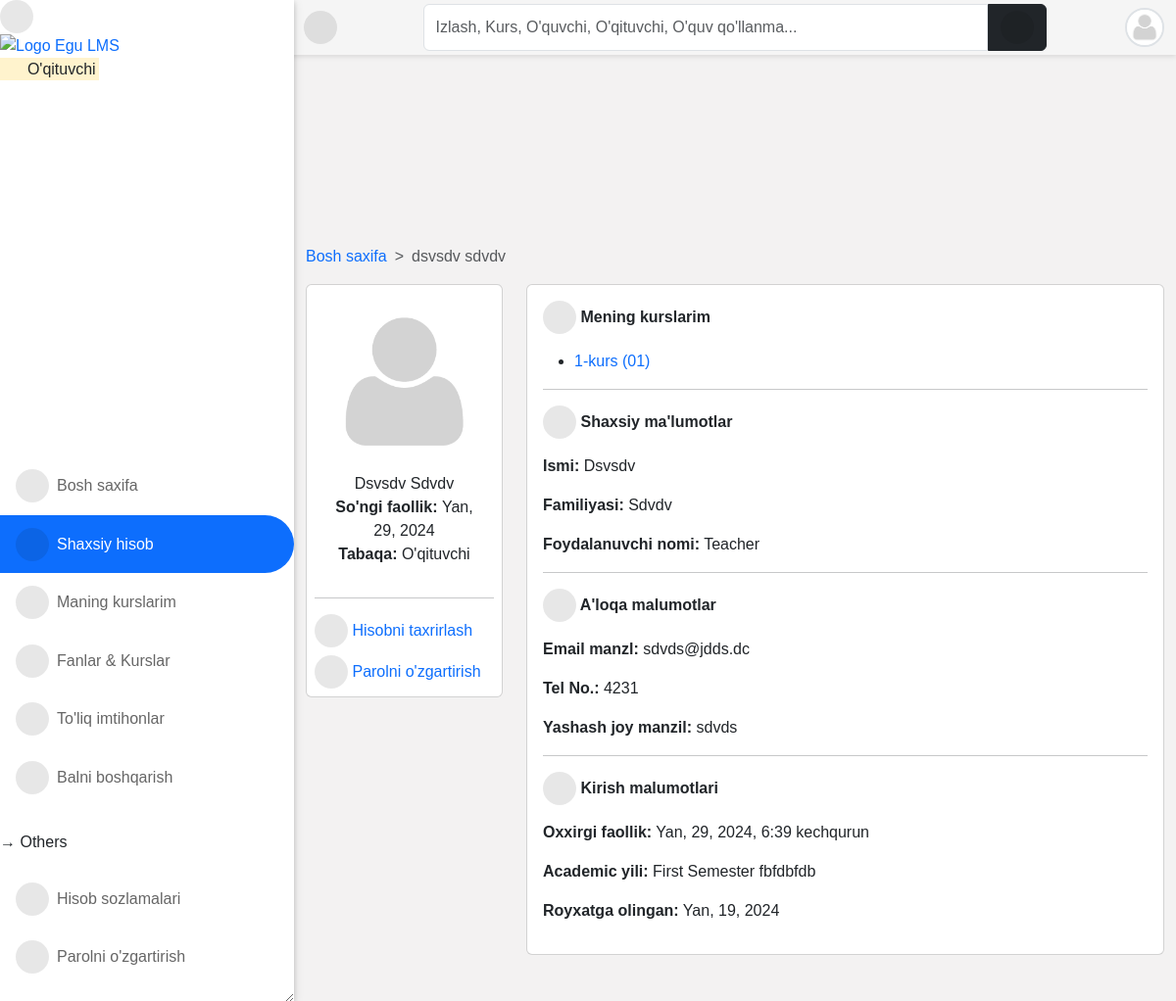
The app's page /accounts/profile/ (signed in), older data.
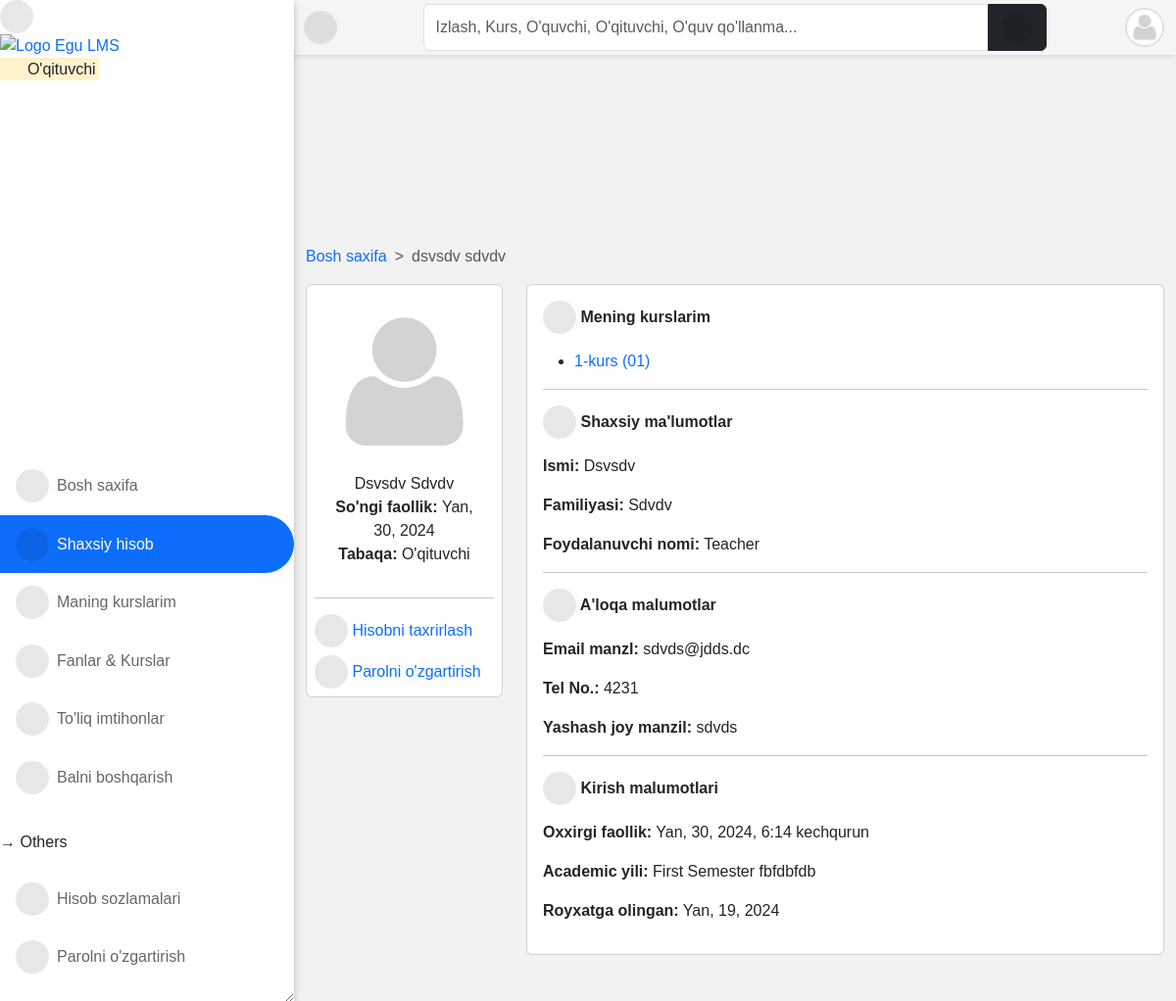
The same page, newer data.
### accounts/models.py (models this page shows, shortened)
class User(AbstractUser):
    is_student = models.BooleanField(default=False)
    is_lecturer = models.BooleanField(default=False)
    is_parent = models.BooleanField(default=False)
    is_dep_head = models.BooleanField(default=False)
    phone = models.CharField(max_length=60, blank=True, null=True)
    address = models.CharField(max_length=60, blank=True, null=True)
    picture = models.ImageField(
        upload_to="profile_pictures/%y/%m/%d/", default="default.png", null=True
    )
    email = models.EmailField(blank=True, null=True)
    username_validator = ASCIIUsernameValidator()
    objects = CustomUserManager()
    class Meta:
        ordering = ("-date_joined",)
    @property
    def get_full_name(self):
        full_name = self.username
        if self.first_name and self.last_name:
            full_name = self.first_name + " " + self.last_name
        return full_name
    @property
    def get_user_role(self):
        if self.is_superuser:
            role = "Boshliq"
        elif self.is_student:
            role = "O'quvchi"
        elif self.is_lecturer:
            role = "O'qituvchi"
        elif self.is_parent:
            role = "Ota-ona"
        return role

### accounts/views.py (the view, shortened to what this page needs)
# urls.py: path("profile/", profile, name="profile"),
@login_required
def profile(request):
    current_session = Session.objects.filter(is_current_session=True).first()
    current_semester = Semester.objects.filter(
        is_current_semester=True, session=current_session
    ).first()
    if request.user.is_lecturer:
        courses = Course.objects.filter(
            allocated_course__lecturer__pk=request.user.id
        ).filter(semester=current_semester)
        return render(
            request,
            "accounts/profile.html",
            {
                "title": request.user.get_full_name,
                "courses": courses,
                "current_session": current_session,
                "current_semester": current_semester,
            },
        )

### core/models.py (called while the page is built)
    def __str__(self):
        return self.session

    def __str__(self):
        return self.semester

### course/models.py (called while the page is built)
    def __str__(self):
        return "{0} ({1})".format(self.title, self.code)

    def get_absolute_url(self):
        return reverse("course_detail", kwargs={"slug": self.slug})

### templates/accounts/profile.html (shortened to what this page needs)
{% extends 'base.html' %}
{% load static %}
{% load i18n %}
{% block content %}
{% if user.is_authenticated %}
<nav style="--bs-breadcrumb-divider: '>';" aria-label="breadcrumb">
    <ol class="breadcrumb">
      <li class="breadcrumb-item"><a href="/">Bosh saxifa</a></li>
      <li class="breadcrumb-item active" aria-current="page">{{ user.get_full_name }}</li>
    </ol>
</nav>
<div class="row">
    <div class="col-md-3 mx-auto">
        <div class="card  p-2">
            <div class="text-center">
                <img src="{{ user.picture.url }}" class="w-100">
                <ul class="px-2 list-unstyled">
                    <li>{{ user.get_full_name|title }}</li>
                    <li><strong>So'ngi faollik: </strong>{{ user.last_login|date }}</li>
                    <li><strong>Tabaqa: </strong>
                        {{ user.get_user_role }}
                    </li>
                </ul>
            </div>
            <hr>
            <a class="mb-2" href="{% url 'edit_profile' %}"><i class="fas fa-user-edit"></i>
                <span class="mobile-hide">Hisobni taxrirlash</span></a>
            <a href="{% url 'change_password' %}"><i class="fas fa-lock"></i><span class="mobile-hide">
                    Parolni o'zgartirish</span></a>
        </div>
    </div>
    <div class="col-md-9 mx-auto">
        <div class="card">
            <div class="card-body">
                {% if user.is_lecturer %}
                <p class="fw-bold"><i class="fas fa-book-open"></i> Mening kurslarim</p>
                {% if courses %}
                <ul>
                    {% for course in courses %}
                    <li><a href="{{ course.get_absolute_url }}">{{ course }}</a></li>
                    {% endfor %}
                </ul>
                {% else %}
                <div class="text-danger">Hech qanday kursga tayinlanmagan!</div>
                {% endif %}
                <hr>
                {% endif %}
                <p class="fw-bold"><i class="fas fa-user"></i> Shaxsiy ma'lumotlar</p>
                <div class="dashboard-description">
                    <p><strong>Ismi:</strong> {{ user.first_name|title }}</p>
                    <p><strong>Familiyasi:</strong> {{ user.last_name|title }}</p>
                    <p><strong>Foydalanuvchi nomi:</strong> {{ user.username }}</p>
                </div>
                <hr>
                <p class="fw-bold"><i class="fas fa-phone-square-alt"></i> A'loqa malumotlar</p>
                <div class="dashboard-description">
                    <p><strong>Email manzl:</strong> {{ user.email }}</p>
                    <p><strong>Tel No.:</strong> {{ user.phone }}</p>
                    <p><strong>Yashash joy manzil:</strong> {{ user.address }}</p>
                </div>
                <hr>
                <p class="fw-bold"><i class="fa fa-calendar-day"></i> Kirish malumotlari</p>
                <div class="dashboard-description">
                    <p><strong>Oxxirgi faollik:</strong> {{ user.last_login }}</p>
                    {% if current_semester and current_session %}
                    <p><strong>Academic yili:</strong> {{ current_semester }} Semester {{ current_session }}</p>
                    {% endif %}
                    <p><strong>Royxatga olingan:</strong> {{ user.date_joined|date }}</p>
                </div>
            </div>
        </div>
    </div>
</div>
{% endif %}
{% endblock content %}

### templates/aside.html (shortened to what this page needs)
{% load static %}
<div id="side-nav">
	<div class="main-menu">
			<div class="desktop-hide">
				<div class="toggle-btn" onclick="toggleSidebar()">
					<i class="fas fa-times"></i>
				</div>
			</div>
			<a href="/">
				<img src="{% static '/img/dj-lms.png' %}" width="110px" alt="Logo Egu LMS">
			</a>
			<p class="text-orange">
				<mark>
					<i class="far fa-hand-point-right"></i>
					{{ request.user.get_user_role }}
				</mark>
			</p>
		</div>
		{% url 'home' as hom %} {% url 'dashboard' as dash %} {% url 'profile' as prof %}
		{% url 'programs' as pro %} {% url 'session_list' as sess %} {% url 'semester_list' as sem %}
		{% url 'add_score' as ascore %} {% url 'grade_results' as vr %}{% url 'ass_results' as ar %}
		{% url 'course_registration' as cr %} {% url 'edit_profile' as ep %} {% url 'change_password' as cp %}
		{% url 'quiz_progress' as qpr %} {% url 'quiz_marking' as qce %} {% url 'user_course_list' as ucl %}
		<ul>
			<li class="{% if request.path == hom %}active{% endif %}">
				<a href="{% url 'home' %}"><i class="fas fa-home"></i>Bosh saxifa</a>
			</li>
			<li class="{% if request.path == prof %}active{% endif %}">
				<a href="{% url 'profile' %}"><i class="fas fa-user"></i>Shaxsiy hisob</a>
			</li>
			{% if request.user.is_lecturer or request.user.is_student %}
			<li class="{% if request.path == ucl %}active{% endif %}">
				<a href="{% url 'user_course_list' %}"><i class="fas fa-book"></i>Maning kurslarim</a>
			</li>
			{% endif %}
			<li class="{% if request.path == pro %}active{% endif %}">
				<a href="{% url 'programs' %}"><i class="fas fa-book-open"></i>Fanlar & Kurslar</a>
			</li>
			{% if request.user.is_superuser or request.user.is_lecturer %}
			<li class="{% if request.path == qce %}active{% endif %}">
				<a href="{% url 'quiz_marking' %}"><i class="fas fa-check-double"></i>To'liq imtihonlar</a>
			</li>
			{% endif %}
			{% if request.user.is_lecturer %}
			<li class="{% if request.path == ascore %}active{% endif %}">
				<a href="{% url 'add_score' %}"><i class="fas fa-table"></i>Balni boshqarish</a>
			</li>
			{% endif %}
			<br />
			<p class="ml-3">&RightArrow; Others</p>
			<li class="{% if request.path == ep %}active{% endif %}">
				<a href="{% url 'edit_profile' %}"><i class="fas fa-cogs"></i>Hisob sozlamalari</a>
			</li>
			<li class="{% if request.path == cp %}active{% endif %}">
				<a href="{% url 'change_password' %}"><i class="fas fa-key"></i>Parolni o'zgartirish</a>
			</li>
		</ul>
	</div>
	<footer class="card-footer mt-5 pt-3 pb-5 px-2">
		<div class="col-12">
			<p class="small m-0">
				Bizning <a href="#"> Maxfiylik </a> hamda <a href="#"> Foydalanish shartlari. </a>
				<br />Student LMS &copy; <script>document.write(new Date().getFullYear());</script>
				<br />
			</p>
			<a href="https://github.com/xusanbek0071" class="btn btn-sm btn-dark mx-auto" target="_blank">
			</a>
		</div>
	</footer>

### templates/navbar.html (shortened to what this page needs)
<div id="top-navbar" class="py-1">
	<div class="container">
		<div class="nav-wrapper">
			<div class="toggle-btn" onclick="toggleSidebar()">
				<i class="fas fa-bars"></i>
			</div>
			<form class="form-header" action="{% url 'query' %}" method="GET">
				<input id="primary-search" class="form-control rounded-end-0" type="text" name="q" value="{{ request.GET.q }}"
					placeholder="Izlash, Kurs, O'quvchi, O'qituvchi, O'quv qo'llanma..." required />
				<button class="btn btn-dark rounded-start-0" type="submit">
					<i class="fas fa-search"></i>
				</button>
			</form>
			<div class="dropdown">
				<div class="avatar border border-2" type="button" data-bs-toggle="dropdown" aria-expanded="false">
					<img src="{{ request.user.picture.url }}">
				</div>
			</div>
		</div>
	</div>
</div>

Row changes from the older to the newer data that the page shows:
changed User "O'qituvchi": last_login "Yan, 29, 2024" → "Yan, 30, 2024"; last_login "Yan, 29, 2024, 6:39 kechqurun" → "Yan, 30, 2024, 6:14 kechqurun"
